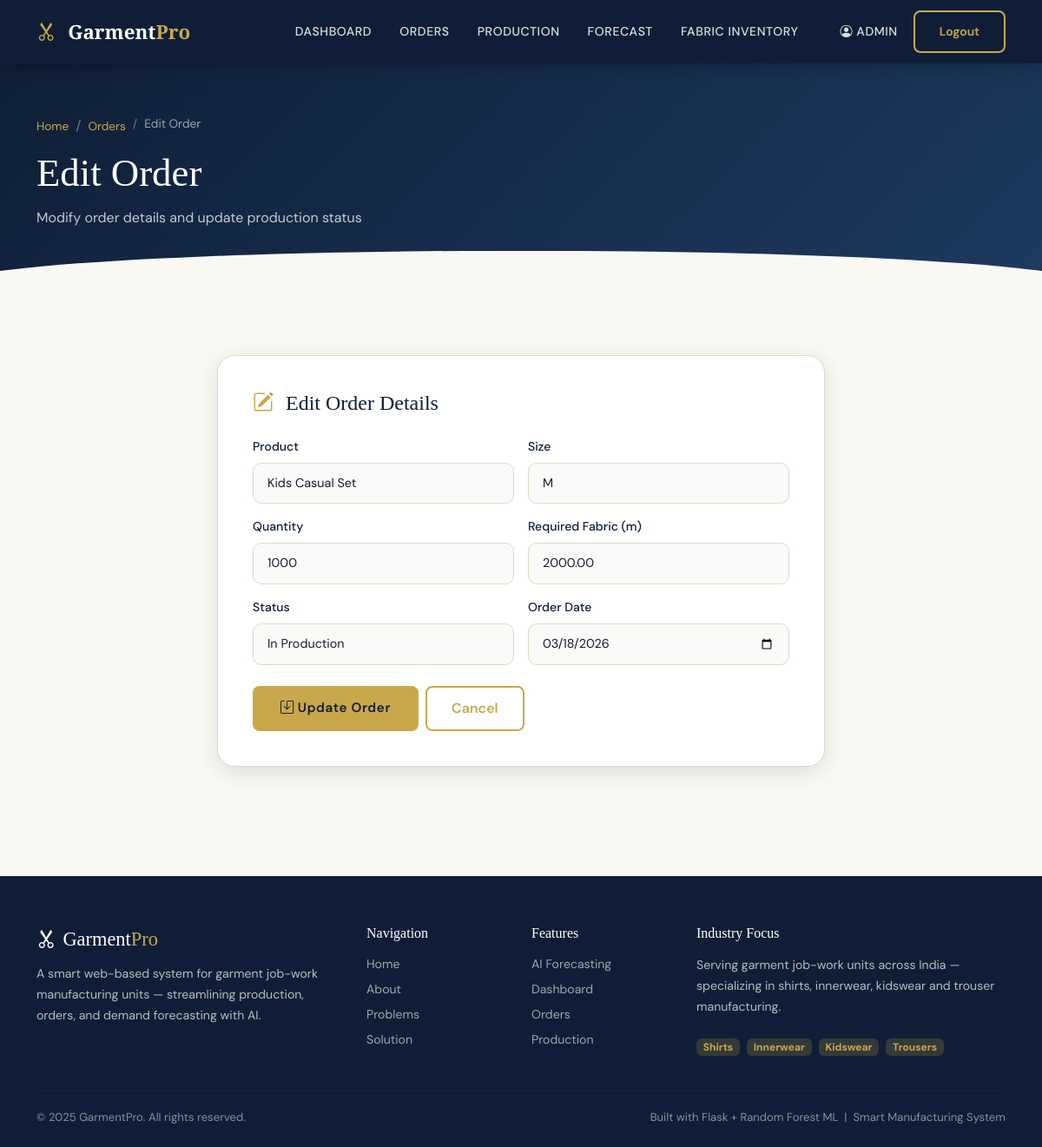
The page /edit_order/ORD-2034F7E979 (signed in) on the database its author committed.
### tables this page shows
CREATE TABLE "orders"(
            order_id TEXT PRIMARY KEY,
            user_id INTEGER NOT NULL,
            product_id INTEGER,
            product_name TEXT NOT NULL,
            quantity INTEGER NOT NULL,
            required_fabric REAL NOT NULL DEFAULT 0,
            size TEXT NOT NULL,
            fabric_received INTEGER NOT NULL DEFAULT 0,
            status TEXT NOT NULL,
            order_date TEXT NOT NULL,
            due_date TEXT NOT NULL
        );

### app.py (the view, shortened to what this page needs)
@app.route("/edit_order/<order_id>", methods=["GET", "POST"])
def edit_order(order_id):
    if session.get("role") not in ["admin", "manager"]:
        return "Access Denied"
    conn = sqlite3.connect("orders.db")
    conn.row_factory = sqlite3.Row
    cursor = conn.cursor()
    cursor.execute("SELECT * FROM orders WHERE order_id=?", (order_id,))
    order = cursor.fetchone()
    conn.close()
    if not order:
        return "Order not found", 404
    return render_template("edit_order.html", order=order)

### templates/edit_order.html (shortened to what this page needs)
{% extends 'base.html' %}
{% block content %}
<div class="page-header">
  <div class="container">
    <nav aria-label="breadcrumb">
      <ol class="breadcrumb">
        <li class="breadcrumb-item"><a href="/">Home</a></li>
        <li class="breadcrumb-item"><a href="/orders">Orders</a></li>
        <li class="breadcrumb-item active">Edit Order</li>
      </ol>
    </nav>
    <h1>Edit Order</h1>
    <p>Modify order details and update production status</p>
  </div>
</div>
<section class="section-pad bg-cream">
  <div class="container">
    <div class="forecast-container" style="max-width:700px;margin:auto">
      <h4 style="color:var(--navy);margin-bottom:25px">
        <i class="bi bi-pencil-square me-2" style="color:var(--gold)"></i>
        Edit Order Details
      </h4>
      <form method="POST">
        <div class="row g-3">
          <div class="col-md-6">
            <label class="form-label">Product</label>
            <input type="text" name="product_name" class="form-control" value="{{ order.product_name }}" required>
          </div>
          <div class="col-md-6">
            <label class="form-label">Size</label>
            <select name="size" class="form-select">
              <option value="M" {% if order.size=='M' %}selected{% endif %}>M</option>
            </select>
          </div>
          <div class="col-md-6">
            <label class="form-label">Quantity</label>
            <input type="number" name="quantity" class="form-control" value="{{ order.quantity }}" required>
          </div>
          <div class="col-md-6">
            <label class="form-label">Required Fabric (m)</label>
            <input type="number" class="form-control" value="{{ '%.2f'|format(order.required_fabric or 0) }}" readonly>
          </div>
          <div class="col-md-6">
            <label class="form-label">Status</label>
            <select name="status" class="form-select">
              <option {% if order.status=='In Production' %}selected{% endif %}>In Production</option>
            </select>
          </div>
          <div class="col-md-6">
            <label class="form-label">Order Date</label>
            <input type="date" name="order_date" class="form-control" value="{{ order.order_date }}">
          </div>
        </div>
        <div class="mt-4 d-flex gap-2">
          <button type="submit" class="btn btn-gold"><i class="bi bi-save me-1"></i>Update Order</button>
          <a href="/orders" class="btn btn-outline-gold">Cancel</a>
        </div>
      </form>
    </div>
  </div>
</section>
{% endblock %}

### static/css/style.css (style rules this page uses)
:root { --navy: #0f1e36; --navy-mid: #162847; --navy-light: #1e3a5f; --gold: #c9a84c; --gold-light: #e8c96d; --gold-pale: #f5e9c8; --cream: #faf8f3; --white: #ffffff; --text-dark: #1a1a2e; --text-mid: #4a5568; --text-light: #718096; --success: #2d9e6b; --warning: #e67e22; --danger: #c0392b; --info: #2980b9; --border: #e2d9c8; --shadow-sm: 0 2px 8px rgba(15,30,54,0.08); --shadow-md: 0 6px 24px rgba(15,30,54,0.12); --shadow-lg: 0 16px 48px rgba(15,30,54,0.16); --radius: 12px; --radius-lg: 20px; }
* { box-sizing: border-box; margin: 0; padding: 0; }
body { font-family: 'DM Sans', sans-serif; background: var(--cream); color: var(--text-dark); }
h1,h2,h3,h4,h5 { font-family: 'Playfair Display', serif; }
.btn-gold { background: var(--gold); color: var(--navy); font-weight: 600; border: none; padding: 14px 32px; border-radius: 8px; font-size: 0.95rem; letter-spacing: 0.04em; transition: all 0.25s; }
.btn-outline-gold { border: 2px solid var(--gold); color: var(--gold); background: transparent; padding: 12px 28px; border-radius: 8px; font-weight: 600; transition: all 0.25s; }
.section-pad { padding: 80px 0; }
.page-header { background: linear-gradient(135deg, var(--navy) 0%, var(--navy-light) 100%); padding: 60px 0 50px; position: relative; overflow: hidden; }
.page-header::after { content: ''; position: absolute; bottom: 0; left: 0; right: 0; height: 40px; background: var(--cream); clip-path: ellipse(55% 100% at 50% 100%); }
.page-header h1 { color: var(--white); font-size: clamp(1.8rem, 4vw, 2.8rem); margin-bottom: 12px; }
.page-header p { color: rgba(255,255,255,0.75); font-size: 1rem; }
.breadcrumb { background: transparent; padding: 0; margin-bottom: 16px; }
.breadcrumb-item a { color: var(--gold); text-decoration: none; font-size: 0.85rem; }
.breadcrumb-item.active { color: rgba(255,255,255,0.6); font-size: 0.85rem; }
.breadcrumb-item + .breadcrumb-item::before { color: rgba(255,255,255,0.4); }
.forecast-container { background: var(--white); border-radius: var(--radius-lg); padding: 40px; box-shadow: var(--shadow-md); border: 1px solid var(--border); }
.form-label { font-weight: 500; color: var(--navy); font-size: 0.88rem; margin-bottom: 8px; display: block; }
.form-control, .form-select { border: 1.5px solid var(--border); border-radius: 10px; padding: 12px 16px; font-size: 0.9rem; color: var(--text-dark); background: #fafaf8; transition: all 0.2s; }
.bg-cream { background: var(--cream); }
section.section-pad { min-height: 80vh; }

### rows shown on the page
orders: product_name "Kids Casual Set", size "M", quantity "1000", required_fabric "2000.00", status "In Production", order_date "03/18/2026"

### other values the page prints
{{ session['user'] }} "ADMIN"
